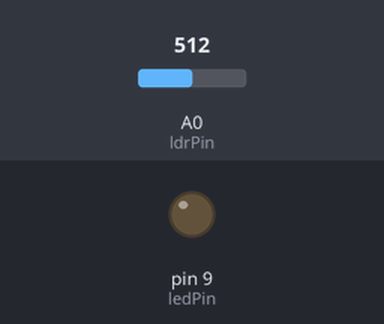
Recording of a sketch running on a simulated Arduino Uno, built with avr-gcc and run on an emulated ATmega328P. Shown: output pins drawn as LEDs (lit = HIGH). The inputs (shaded band) are chosen by the test bench; at power-on: A0 (ldrPin) = 512.

Above: at 1.2 s.
1.3 s: A0 (ldrPin) set to 489
At 2.5 s:
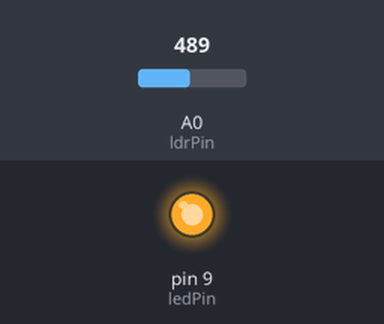
2.8 s: A0 (ldrPin) set to 510
At 3.8 s:
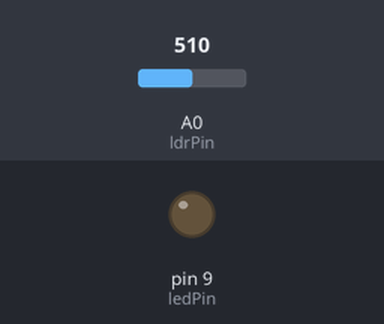
4.3 s: A0 (ldrPin) set to 490
At 4.9 s:
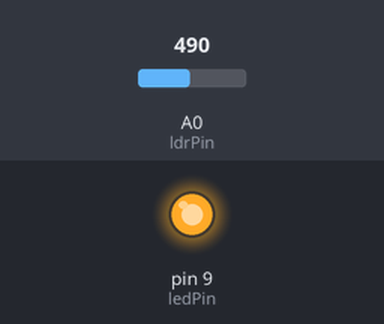
Timing chart, 0 to 7.3 s (numbered marks = the images above; inputs shaded):
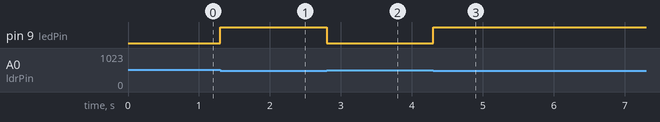

Measured:
- the behaviour switches between 500 and 499 on A0 (ldrPin) (found by bisection; images 0 and 1)
- after the input at 1.3 s, pin 9 (ledPin): LOW → HIGH at once
- after the input at 2.8 s, pin 9 (ledPin): HIGH → LOW at once
- after the input at 4.3 s, pin 9 (ledPin): LOW → HIGH at once

The sketch:

4_photo_resistor.ino
```cpp
// C++ code
//
const int ldrPin = A0;
const int ledPin = 9;

void setup() {
  pinMode(ledPin, OUTPUT);
}

void loop() {
  int lightLevel = analogRead(ldrPin); // Read LDR value (0-1023)
  if (lightLevel < 500)
  {    digitalWrite(ledPin, HIGH);  }
  else
  {    digitalWrite(ledPin, LOW);  }
}
```
